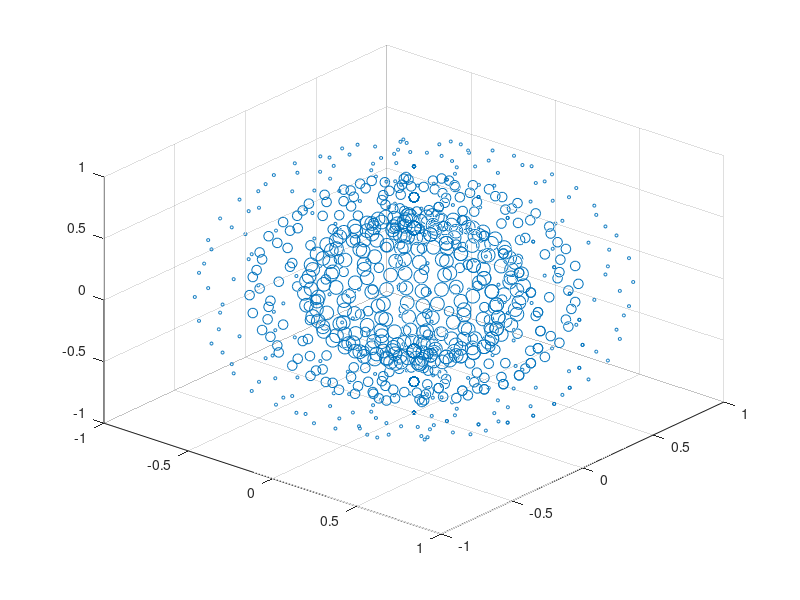

Write MATLAB code to recreate this figure.
[X,Y,Z] = sphere(16);
x = [0.5*X(:); 0.75*X(:); X(:)];
y = [0.5*Y(:); 0.75*Y(:); Y(:)];
z = [0.5*Z(:); 0.75*Z(:); Z(:)];



S = repmat([100,50,5],numel(X),1);
s = S(:);



figure
scatter3(x,y,z,s)
view(40,35)